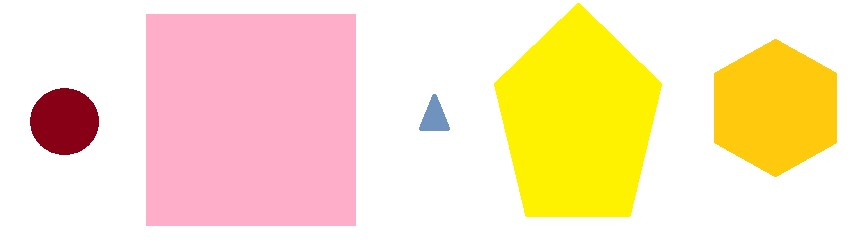
#> input picture AI_image_classification_processor/shapes.jpg, 864 x 245 px
$ python project3.py
#> lines starting #> are read from the running program, lines starting #| are printed output that depends on the picture
import cv2
import numpy as np
import matplotlib.pyplot as plt
import os

class MyImageProcessor:
    def __init__(self, image_path):
#> called with image_path = 'shapes.jpg'
        self.image_path = image_path
        self.original_image = cv2.imread(image_path)
#> self.original_image is the input picture: shape (245, 864, 3); mean B, G, R 194.5, 228.4, 251.9
        if self.original_image is None:
            raise ValueError(f"Could not load image from {image_path}")

        self.height, self.width = self.original_image.shape[:2]
#> self.height = 245; self.width = 864

    def _show_image(self, img, title, cmap=None, figsize=(10, 8)):
        plt.figure(figsize=figsize)
        if cmap:
            plt.imshow(img, cmap=cmap)
        else:
            plt.imshow(img)
        plt.title(title)
        plt.axis('off')
        plt.show()

    def bgr_2_rgb_convertor(self):
        rgb_image = cv2.cvtColor(self.original_image, cv2.COLOR_BGR2RGB)
        self._show_image(rgb_image, "RGB Image")
        return rgb_image

    def bgr_2_gray_scale_convertor(self):
        gray_image = cv2.cvtColor(self.original_image, cv2.COLOR_BGR2GRAY)
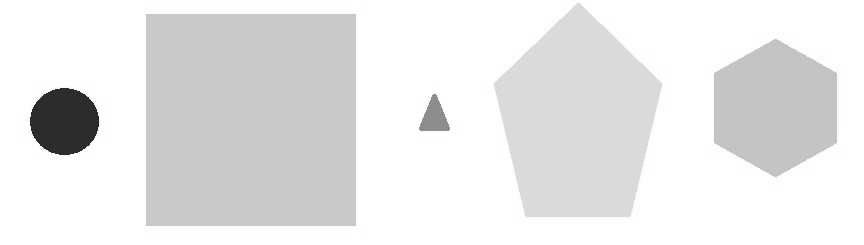
#> gray_image: shape (245, 864); min 31, max 255, mean 231.5
        self._show_image(gray_image, "Grayscale Image", cmap='gray')
        return gray_image

    def _50_percent_resizer(self):
        new_width = int(self.width * 0.5)
#> new_width = 432
        new_height = int(self.height * 0.5)
#> new_height = 122
        resized_bgr = cv2.resize(self.original_image, (new_width, new_height))

        # Show in Real RGB (convert for display)
        # Using half the default figsize to reflect the size change visually
        resized_rgb = cv2.cvtColor(resized_bgr, cv2.COLOR_BGR2RGB)
        self._show_image(resized_rgb, "50% Resized Image", figsize=(5, 4))

        return resized_bgr

    def image_writer(self, output_image_path):
        # Save validation

        cv2.imwrite(output_image_path, self.original_image)
        print(f"Image saved to {output_image_path}")

    def frame_it(self, output_image_with_frame_path):
        # Draw RED frame (rectangle) 20px thickness
#> called with output_image_with_frame_path = 'output_framed.jpg'
        img_copy = self.original_image.copy()

        # Rectangle around the image
        # Top-left (0,0), Bottom-right (width-1, height-1)
        thickness = 20
        # Drawing a rectangle at the border

        cv2.rectangle(img_copy, (0, 0), (self.width, self.height), (0, 0, 255), thickness)

        cv2.imwrite(output_image_with_frame_path, img_copy)

        # return the BGR image used for saving.
        return img_copy

    def find_center(self, output_image_with_center_path):
#> called with output_image_with_center_path = 'output_center.jpg'
        img_copy = self.original_image.copy()

        center_x, center_y = self.width // 2, self.height // 2
#> center_x = 432; center_y = 122

        # Draw BLUE point (Circle)
        cv2.circle(img_copy, (center_x, center_y), 10, (255, 0, 0), -1) # Filled circle

        font = cv2.FONT_HERSHEY_SIMPLEX
        text = "image center"

        # Text size calculation for centering
        text_size = cv2.getTextSize(text, font, 1, 2)[0]
        text_x = center_x - text_size[0] // 2
#> text_x = 327
        text_y = center_y + 30
#> text_y = 152

        cv2.putText(img_copy, text, (text_x, text_y), font, 1, (255, 0, 0), 2)
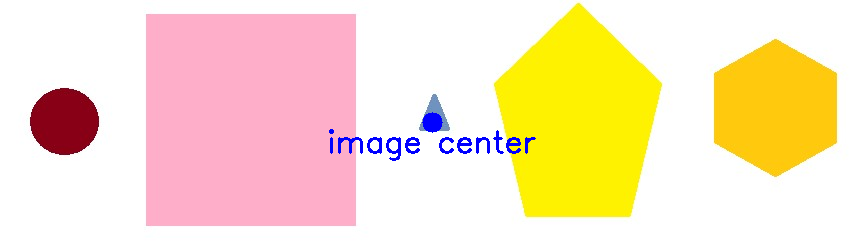
#> img_copy: shape (245, 864, 3); mean B, G, R 194.9, 226.5, 250

        cv2.imwrite(output_image_with_center_path, img_copy)
        return img_copy

    def detect_faces(self):
        # Use CascadeClassifier
        if os.path.exists("haarcascade_frontalface_default.xml"):
             casc_path = "haarcascade_frontalface_default.xml"
        else:
             casc_path = cv2.data.haarcascades + "haarcascade_frontalface_default.xml"

        face_cascade = cv2.CascadeClassifier(casc_path)
        if face_cascade.empty():
            print(f"Error: Could not load classifier from {casc_path}")
            return self.original_image, 0

        gray = cv2.cvtColor(self.original_image, cv2.COLOR_BGR2GRAY)

        faces = face_cascade.detectMultiScale(
            gray,
            scaleFactor=1.1,
            minNeighbors=5,
            minSize=(30, 30),
            flags=cv2.CASCADE_SCALE_IMAGE
        )
#> faces = ()

        img_copy = self.original_image.copy()

        # Draw RED rectangles
        for (x, y, w, h) in faces:
            cv2.rectangle(img_copy, (x, y), (x+w, y+h), (0, 0, 255), 2)
#> this loop made 0 passes

        faces_counter = len(faces)
#> faces_counter = 0

        # Show the result
        rgb_faces = cv2.cvtColor(img_copy, cv2.COLOR_BGR2RGB)
        self._show_image(rgb_faces, f"Faces Detected: {faces_counter}")

        return img_copy, faces_counter

if __name__ == "__main__":
    # Test Project 3
    try:
        print("Testing MyImageProcessor on shapes.jpg...")
        processor = MyImageProcessor("shapes.jpg")

        processor.bgr_2_rgb_convertor()
        processor.bgr_2_gray_scale_convertor()
        processor._50_percent_resizer()
        processor.image_writer("output_original.jpg")
        processor.frame_it("output_framed.jpg")
        processor.find_center("output_center.jpg")
        img_faces, count = processor.detect_faces()
#> count = 0
        print(f"Faces found: {count}")
#| Faces found: 0
        print("Project 3 Test Complete.")

    except Exception as e:
        print(f"Error: {e}")
